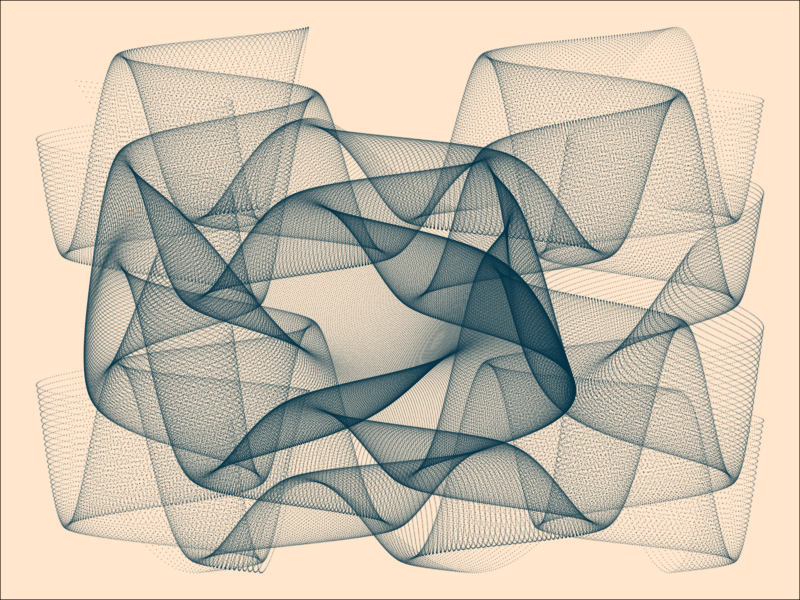

This chart was generated by the following R code:
## ---- chunk 1
library(tidyverse)
## ---- chunk 2
set.seed(12)
grid = expand_grid(
  x = seq(-pi, pi, by=0.01),
  y = seq(-pi, pi, by=0.01)
) %>%
  mutate(
    xt = runif(1, -1, 1)*x + cos(y^2 + 0.5*x^2),
    yt = runif(1, -1, 1)*y - sin(x^2)
  ) 

grid %>%
  ggplot(aes(xt, yt)) +
  geom_point(shape=20, size=0, alpha=0.1, color='#00334d') +
  theme_void() +
  theme(panel.background = element_rect(fill = '#ffe6cc'))
